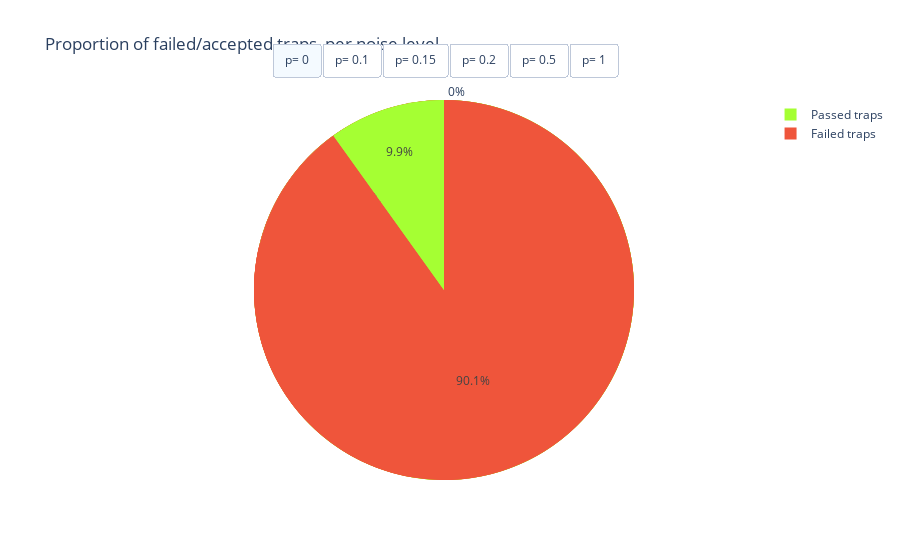

Here is the notebook cell this chart was saved with:
### Markdown cell above
### Do we accept these outcomes ??? Plot the portion of failed/passed traps

### Code cell
# Create a list of pie chart traces
fig = go.Figure()
colors = ['#EF553B', '#a5ff33']  # Blue for 'Value', Red for 'Remaining'

for key, value in failed_traps_histograms.items():
    fig.add_trace(go.Pie(
        labels=['Failed traps', 'Passed traps'],
        values=[value, 1 - value],
        marker=dict(colors=colors),
        name=f'Key: {key}'
    ))

# Create fixed buttons for each pie chart
fig.update_layout(
    title="Proportion of failed/accepted traps, per noise level",
    updatemenus=[
        {
            'type': 'buttons',
            'direction': 'right',
            'x': 0.5,  # Horizontal position of the buttons
            'y': 1.15,  # Vertical position above the chart
            'xanchor': 'center',  # Anchor buttons horizontally center
            'buttons': [
                {
                    'label': f'p= {key}',
                    'method': 'update',
                    'args': [{'visible': [i == idx for i in range(len(failed_traps_histograms))]}]
                }
                for idx, key in enumerate(failed_traps_histograms)
            ]
        }
    ]
)

# Set initial visibility (show only the first chart by default)
initial_visibility = [True] + [False] * (len(failed_traps_histograms) - 1)
fig.update_traces(visible=initial_visibility[0])

fig.show()

### Figure 1 — Plotly figure (JSON) as saved in the notebook; plotly's stock layout.template omitted (floating-point values rounded to 4 significant figures)
{"data": [{"labels": ["Failed traps", "Passed traps"], "marker": {"colors": ["#EF553B", "#a5ff33"]}, "name": "Key: 0", "type": "pie", "values": [0, 1], "visible": true}, {"labels": ["Failed traps", "Passed traps"], "marker": {"colors": ["#EF553B", "#a5ff33"]}, "name": "Key: 0.1", "type": "pie", "values": [0.257, 0.743], "visible": true}, {"labels": ["Failed traps", "Passed traps"], "marker": {"colors": ["#EF553B", "#a5ff33"]}, "name": "Key: 0.15", "type": "pie", "values": [0.366, 0.634], "visible": true}, {"labels": ["Failed traps", "Passed traps"], "marker": {"colors": ["#EF553B", "#a5ff33"]}, "name": "Key: 0.2", "type": "pie", "values": [0.472, 0.528], "visible": true}, {"labels": ["Failed traps", "Passed traps"], "marker": {"colors": ["#EF553B", "#a5ff33"]}, "name": "Key: 0.5", "type": "pie", "values": [0.788, 0.212], "visible": true}, {"labels": ["Failed traps", "Passed traps"], "marker": {"colors": ["#EF553B", "#a5ff33"]}, "name": "Key: 1", "type": "pie", "values": [0.901, 0.099], "visible": true}], "layout": {"title": {"text": "Proportion of failed/accepted traps, per noise level"}, "updatemenus": [{"buttons": [{"args": [{"visible": [true, false, false, false, false, false]}], "label": "p= 0", "method": "update"}, {"args": [{"visible": [false, true, false, false, false, false]}], "label": "p= 0.1", "method": "update"}, {"args": [{"visible": [false, false, true, false, false, false]}], "label": "p= 0.15", "method": "update"}, {"args": [{"visible": [false, false, false, true, false, false]}], "label": "p= 0.2", "method": "update"}, {"args": [{"visible": [false, false, false, false, true, false]}], "label": "p= 0.5", "method": "update"}, {"args": [{"visible": [false, false, false, false, false, true]}], "label": "p= 1", "method": "update"}], "direction": "right", "type": "buttons", "x": 0.5, "xanchor": "center", "y": 1.15}]}}
